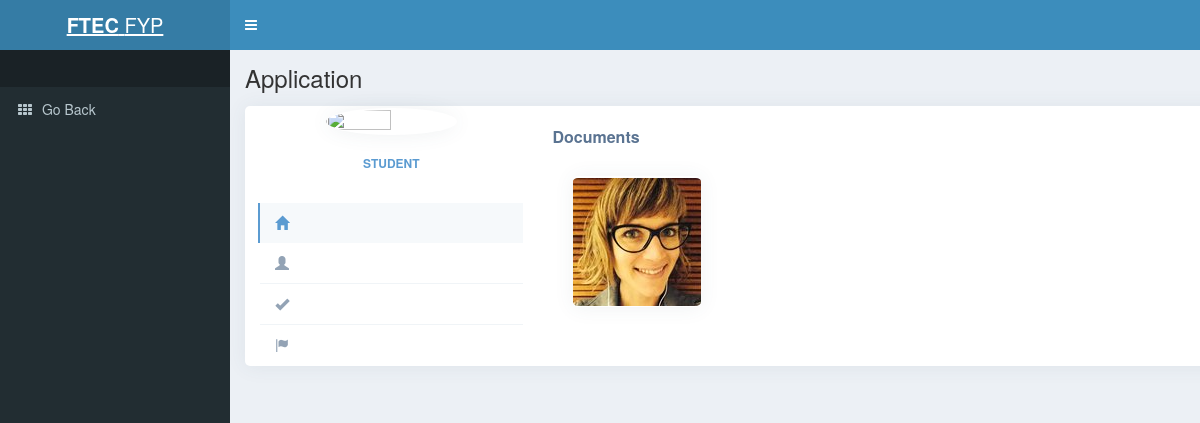
The app's page /C000013 (signed in), older data.
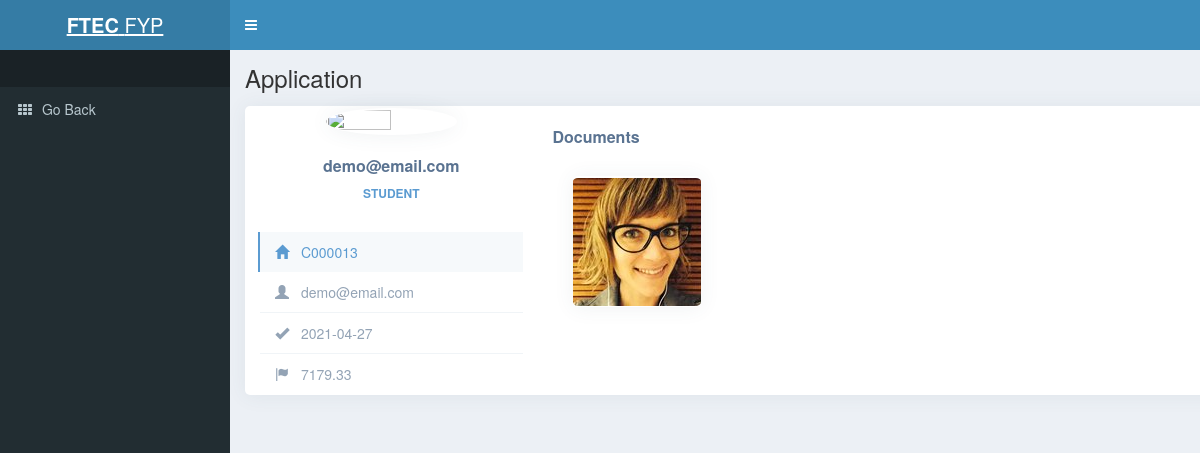
The same page, newer data.
### models.py (models this page shows)
class Car(UserMixin, db.Model):
    __tablename__ = "car"
    id = db.Column(
        db.Integer, primary_key=True
    )  # primary keys are required by SQLAlchemy
    aid = db.Column(db.String(1000), unique=True)
    status = db.Column(db.String(1000))
    email = db.Column(db.String(100), unique=False)
    A = db.Column(db.Integer)
    B = db.Column(db.Integer)
    C = db.Column(db.Integer)
    D = db.Column(db.Integer)
    E = db.Column(db.Integer)
    F = db.Column(db.Integer)
    G = db.Column(db.Integer)
    H = db.Column(db.Integer)
    I = db.Column(db.Integer)
    J = db.Column(db.Integer)
    result = db.Column(db.Float(32))
    date = db.Column(db.String(1000))

### main.py (the view)
@main.route("/<aid>")
@login_required
def detail(aid):
    user = Car.query.filter_by(aid=aid).first()
    if user is None:
        return render_template("detail.html")
    admin = 0
    if current_user.email == "admin@email.com":
        admin = 1
    return render_template(
        "detail.html",
        aid=user.aid,
        result=round(user.result, 2),
        date=user.date,
        number=aid,
        email=user.email,
        admin=admin,
    )

### __init__.py (called while the page is built)
def create_app():
    app = Flask(__name__)
    migrate = Migrate(app, db, render_as_batch=True)
    app.config["SECRET_KEY"] = "dev"
    app.config.from_object(Config)
    db.init_app(app)
    @app.before_first_request
    def create_tables():
        db.create_all()
    login_manager = LoginManager()
    login_manager.login_view = "auth.login"
    login_manager.init_app(app)
    from .models import User
    @login_manager.user_loader
    def load_user(user_id):
        return User.query.get(int(user_id))
    from .auth import auth as auth_blueprint
    app.register_blueprint(auth_blueprint)
    from .main import main as main_blueprint
    app.register_blueprint(main_blueprint)
    return app

### templates/detail.html (shortened to what the changed rows need)
<!DOCTYPE html>
<html>
<head>
    <link href="static/bootstrap/css/bootstrap.min.css" rel="stylesheet" type="text/css" />
    <link href="https://maxcdn.bootstrapcdn.com/font-awesome/4.3.0/css/font-awesome.min.css" rel="stylesheet"
        type="text/css" />
    <link href="http://code.ionicframework.com/ionicons/2.0.0/css/ionicons.min.css" rel="stylesheet" type="text/css" />
    <link href="static/dist/css/AdminLTE.min.css" rel="stylesheet" type="text/css" />
    <link href="static/dist/css/skins/_all-skins.min.css" rel="stylesheet" type="text/css" />
    <link href="//maxcdn.bootstrapcdn.com/bootstrap/3.3.0/css/bootstrap.min.css" rel="stylesheet" id="bootstrap-css">
</head>
<body class="skin-blue">
    <div class="wrapper">
        <div class="content-wrapper">
            <section class="content-header">
                <h1>
                    Application
                </h1>
            </section>
            <section class="content">
                <div class="container">
                    <div class="row profile">
                        <div class="col-md-3">
                            <div class="profile-sidebar">
                                <div class="profile-usertitle">
                                    <div class="profile-usertitle-name">
                                        {{email}}
                                    </div>
                                    <div class="profile-usertitle-job">
                                        Student
                                    </div>
                                </div>
                                <div class="profile-usermenu">
                                    <ul class="nav">
                                        <li class="active">
                                            <a>
                                                <i class="glyphicon glyphicon-home"></i>
                                                {{number}} </a>
                                        </li>
                                        <li>
                                            <a>
                                                <i class="glyphicon glyphicon-user"></i>
                                                {{email}} </a>
                                        </li>
                                        <li>
                                            <a target="_blank">
                                                <i class="glyphicon glyphicon-ok"></i>
                                                {{date}} </a>
                                        </li>
                                        <li>
                                            <a>
                                                <i class="glyphicon glyphicon-flag"></i>
                                                {{result}} </a>
                                        </li>
                                    </ul>
                                </div>
                            </div>
                        </div>
                    </div>
                </div>
            </section>
        </div>
    </div>
</body>
</html>

Row changes from the older to the newer data that the page shows:
added Car: email "demo@email.com", date "2021-04-27"
Text that changed along with them:
{{ number }}: (not shown) → "C000013"
{{ result }}: (not shown) → "7179.33"
